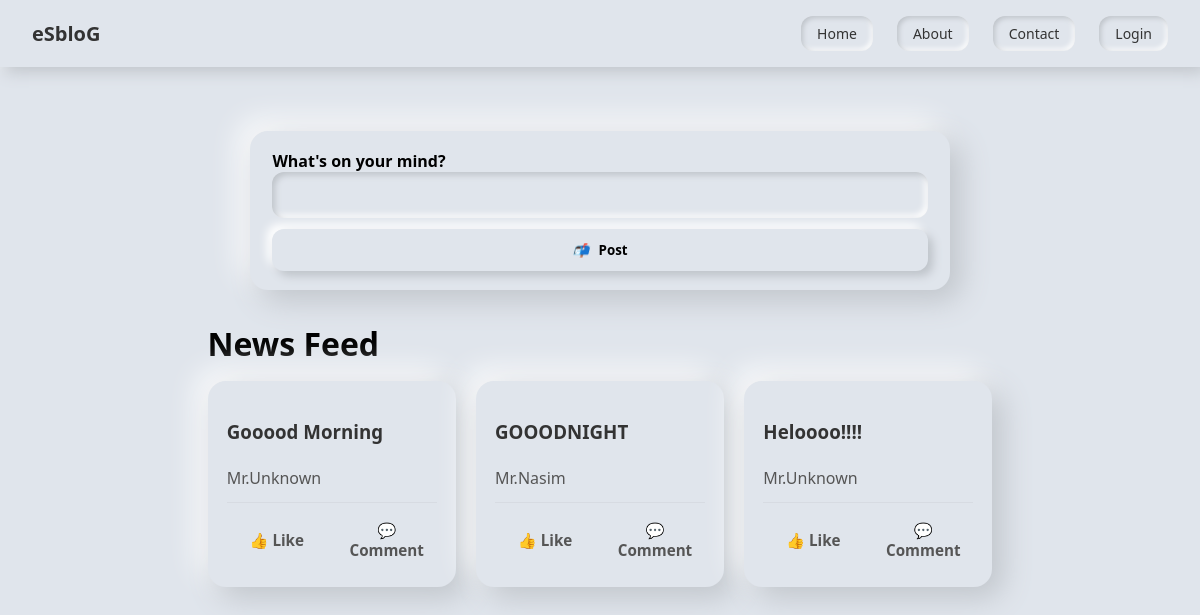
The page /dashboard/dash/ on the database as committed earlier.
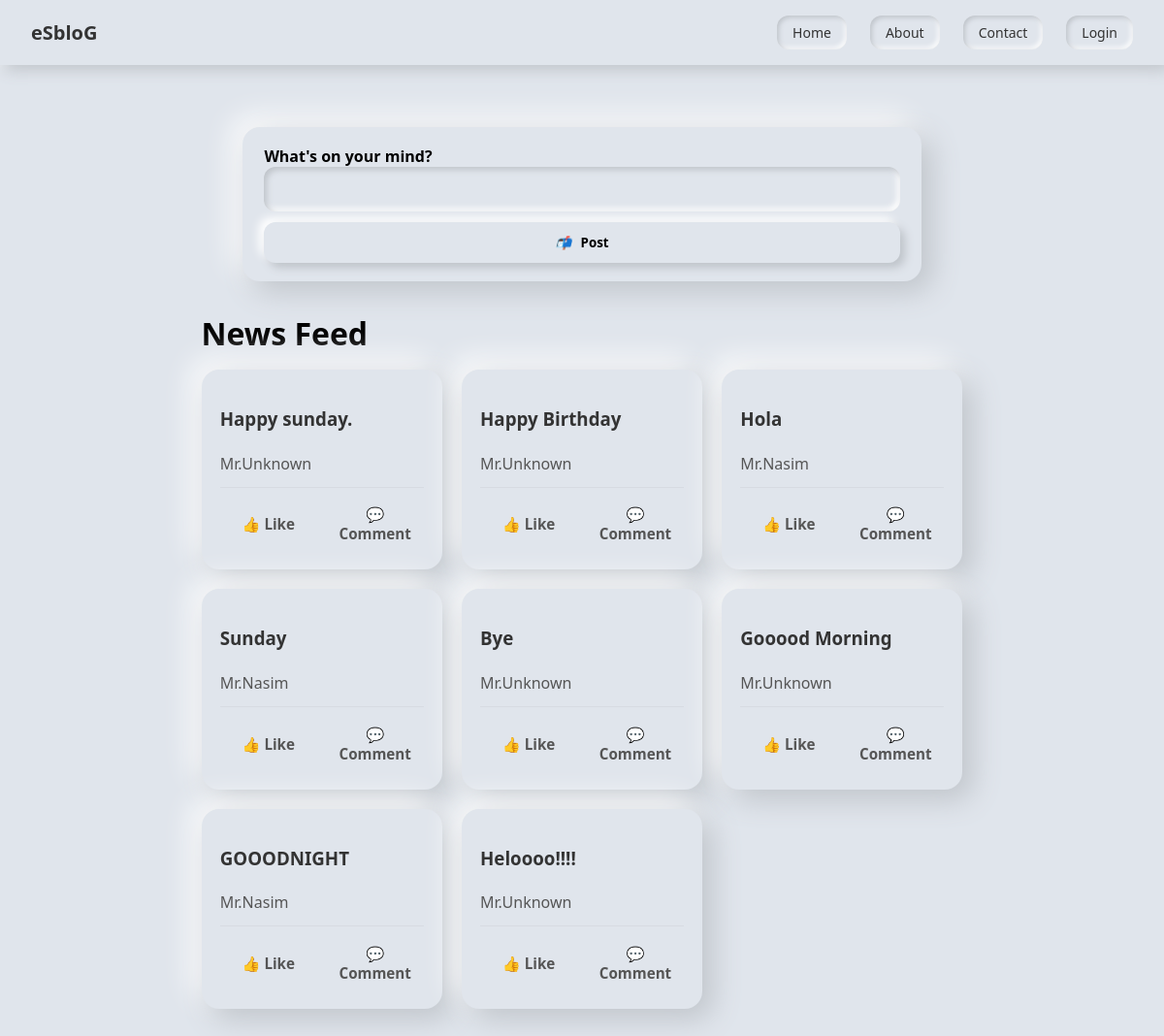
The same page on the database as committed later.
### dashboard/models.py (models this page shows, shortened)
class User_posts(models.Model):
    id = models.AutoField(primary_key=True)
    u_name = models.ForeignKey(Login_info_new_p,on_delete=models.CASCADE)
    post = models.CharField(max_length=100)
    create_at = models.DateTimeField(auto_now_add=True)

### dashboard/views.py (the view)
# urls.py: path('dash/',views.demo,name="home"),
def demo(request):
    posts = User_posts.objects.all().order_by('-create_at')
    users = []
    U_posts = []
    for post in posts:
        log_user = Login_info_new_p.objects.get(email=post.u_name)
        u_name = log_user.fname + log_user.lname
        status = post.post
        U_posts.append(status)
        users.append(u_name)
    return render(request,"dashboard/landing_page.html",{"posts": zip(users,U_posts)})

### dashboard/models.py (called while the page is built)
    def __str__(self):
        return self.email

### dashboard/templates/dashboard/landing_page.html (shortened to what this page needs)
{% include "dashboard/header.html" %}
<div class="page">
  <form id="loginForm" method="POST" action="{% url 'add_post' %}" class="card composer">
    <div class="input-group">
      <label>What's on your mind?</label>
      <input type="text" name="post" required />
    </div>
    <button type="submit" class="action-btn">
      <i>📬</i> Post
    </button>
  </form>
  <h1 style="margin: 1rem 0;">News Feed</h1>
  <div class="feed-grid">
    {% for name, post in posts %}
      <div class="post-card">
        <h3 class="username">{{post}}</h3>
        <p class="content">{{ name }}</p>
        <div class="actions">
          <button class="like-btn">👍 Like</button>
          <button class="comment-btn">💬 Comment</button>
        </div>
      </div>
    {% endfor %}
  </div>
</div>
{% include "dashboard/footer.html" %}

### dashboard/templates/dashboard/header.html (shortened to what this page needs)
{% load static %}
<!DOCTYPE html>
<html lang="en">
<head>
</head>
<body>
  <nav class="navbar" role="navigation" aria-label="main">
    <a class="logo" href="{% url 'home' %}">eSbloG</a>
    <ul>
      <li><a href="{% url 'home' %}">Home</a></li>
      <li><a href="{% url 'home' %}">About</a></li>
      <li><a href="{% url 'home' %}">Contact</a></li>
      {% if request.session.user_id %}
        <li><a href="{% url 'friends' %}">Friends</a></li>
        <li><a href="{% url 'friends_req' %}">Friend Requests</a></li>
        <li><a href="{% url 'logout' %}">Logout</a></li>
        <li><a href="">Hi, {{ request.session.name }} 👋</a></li>
      {% else %}
        <li><a href="{% url 'login' %}">Login</a></li>
      {% endif %}
    </ul>
  </nav>
  <div class="page-wrap">

### dashboard/templates/dashboard/footer.html (shortened to what this page needs)
  </div>
</body>
</html>

### dashboard/templates/dashboard/header.html (style rules this page uses)
* { box-sizing: border-box; font-family: 'Segoe UI', sans-serif; }
body { background: #e0e5ec; display: flex; flex-direction: column; align-items: center; min-height: 100vh; margin: 0; }
.navbar { width: 100%; background: #e0e5ec; padding: 1rem 2rem; display: flex; justify-content: space-between; align-items: center; box-shadow: 5px 5px 15px #bec3c9, -5px -5px 15px #ffffff; position: sticky; top: 0; left: 0; z-index: 1000; }
.navbar .logo { font-size: 20px; font-weight: bold; color: #333; text-decoration: none; }
.navbar ul { list-style: none; display: flex; gap: 1.5rem; margin: 0; padding: 0; }
.navbar ul li { display: inline; }
.navbar ul li a { text-decoration: none; color: #333; padding: 0.5rem 1rem; border-radius: 12px; background: #e0e5ec; box-shadow: inset 2px 2px 5px #bec3c9, inset -2px -2px 5px #ffffff; font-size: 14px; transition: all 0.2s ease-in-out; display: inline-block; }
.page-wrap { width: 100%; display: flex; justify-content: center; padding: 2rem 1rem; }

### dashboard/templates/dashboard/landing_page.html (style rules this page uses)
.page { max-width: 1200px; margin: 2rem auto; padding: 0 16px; }
.card { background: #e0e5ec; padding: 1.2rem 1.4rem; border-radius: 18px; box-shadow: 10px 10px 30px #bec3c9, -10px -10px 30px #ffffff; }
.composer { margin-bottom: 2rem; max-width: 700px; margin-left: auto; margin-right: auto; }
.composer .input-group label { font-weight: 600; }
.composer .input-group input { width: 100%; padding: 0.8rem 1rem; border-radius: 12px; border: none; background: #e0e5ec; box-shadow: inset 3px 3px 6px #bec3c9, inset -3px -3px 6px #ffffff; font-size: 15px; }
.action-btn { width: 100%; padding: 0.75rem 1rem; border: none; margin-top: 0.7rem; border-radius: 12px; background: #e0e5ec; box-shadow: 5px 5px 10px #bec3c9, -5px -5px 10px #ffffff; font-weight: 700; cursor: pointer; }
.action-btn i { margin-right: 6px; }
.feed-grid { display: grid; gap: 20px; grid-template-columns: repeat(1, minmax(0, 1fr)); }
@media (min-width: 700px) { .feed-grid { grid-template-columns: repeat(2, 1fr); } }
@media (min-width: 1024px) { .feed-grid { grid-template-columns: repeat(3, 1fr); } }
.post-card { background: #e0e5ec; padding: 1.2rem; border-radius: 18px; box-shadow: 10px 10px 30px #bec3c9, -10px -10px 30px #ffffff; display: flex; flex-direction: column; justify-content: space-between; }
.username { font-weight: 700; margin-bottom: .35rem; color: #333; }
.content { color: #555; line-height: 1.5; margin-bottom: .75rem; }
.actions { display: flex; justify-content: space-between; border-top: 1px solid #d7dbe2; padding-top: .6rem; gap: 10px; }
.actions button { flex: 1; background: none; border: none; cursor: pointer; font-size: .95rem; font-weight: 600; color: #555; padding: .5rem .75rem; border-radius: 10px; transition: background .2s ease; }

Rows that differ between the two databases and show on the page:
added User_posts: posts "Happy sunday."
added User_posts: posts "Happy Birthday"
added User_posts: posts "Hola"
added User_posts: posts "Sunday"
added User_posts: posts "Bye"
Other text that changed with them:
new list line: "Mr.Unknown 👍 Like 💬 Comment"
new list line: "Mr.Nasim 👍 Like 💬 Comment"
